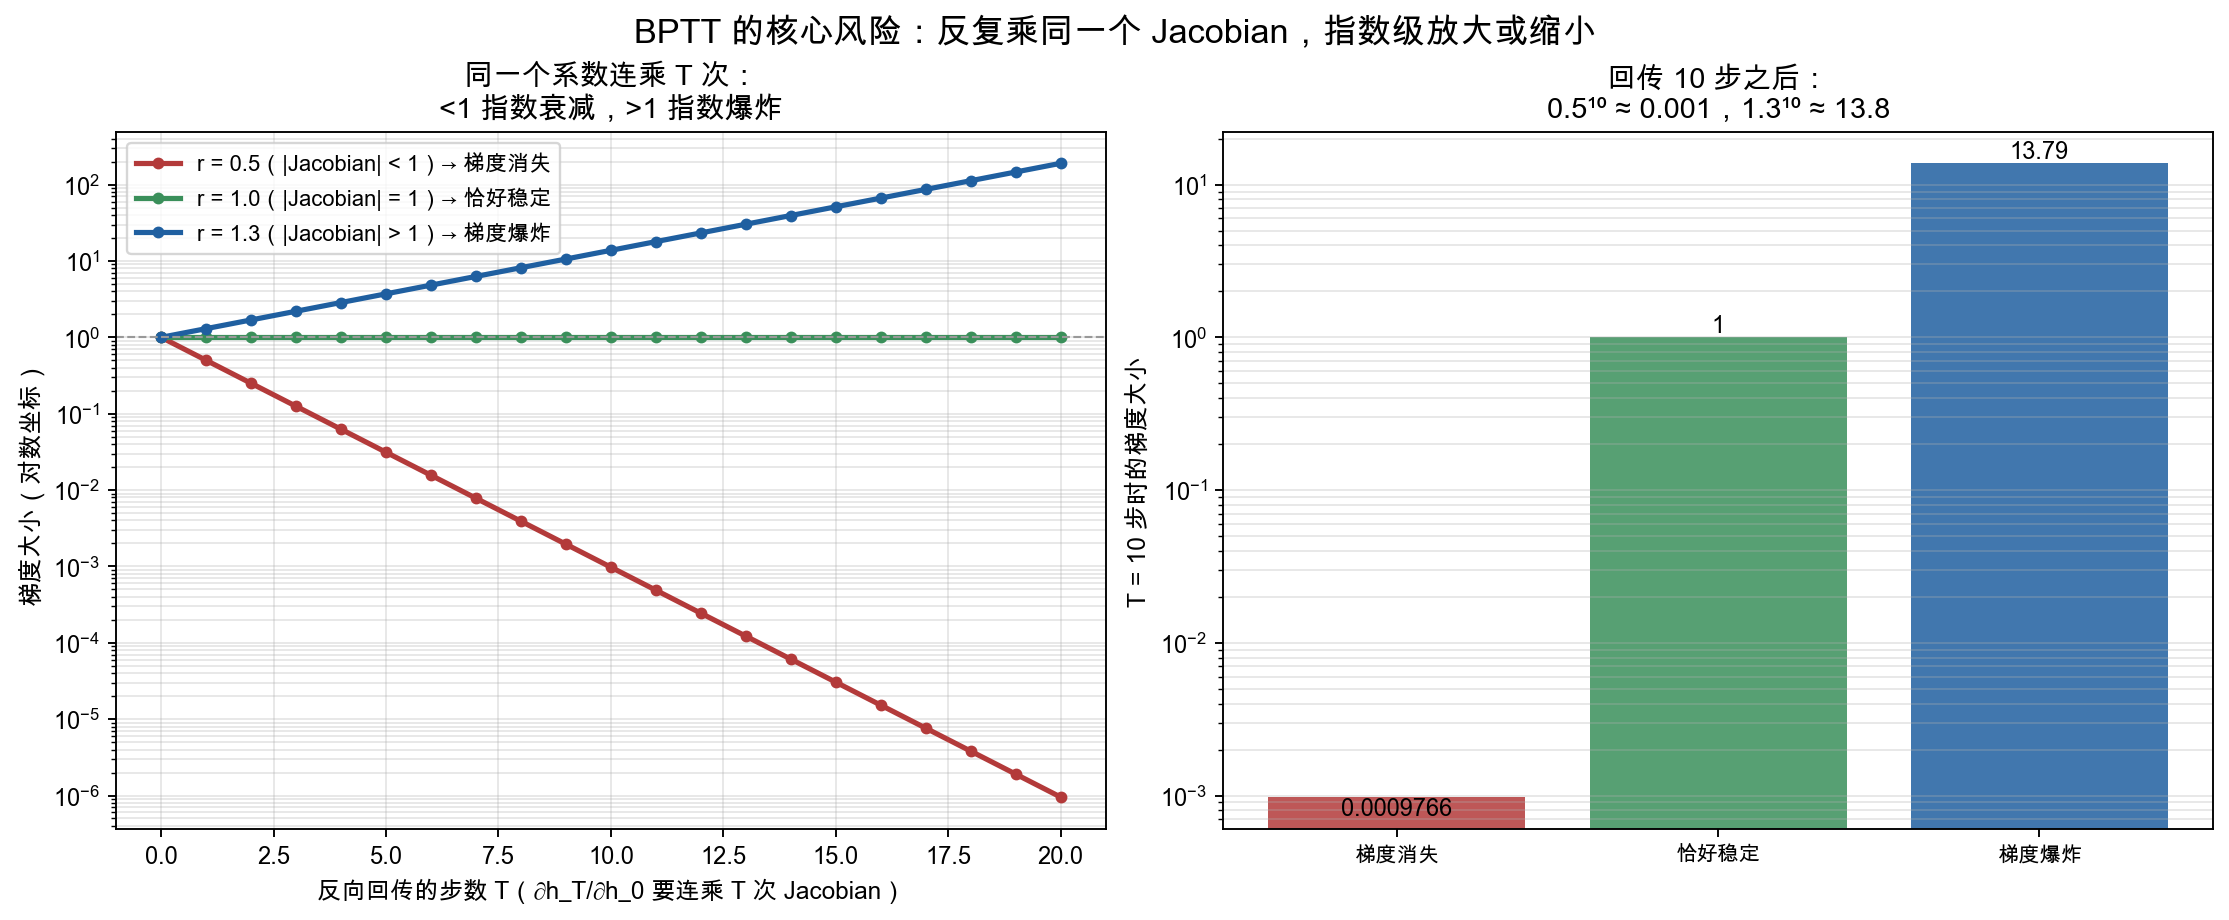

The script that saved this image:
#!/usr/bin/env python3
"""生成第9章 BPTT 梯度消失/爆炸一节的数值曲线图：
重复乘同一个 Jacobian（这里简化为标量系数 r）时，梯度大小随回传步数 T 呈指数变化。
"""
from pathlib import Path

import matplotlib
matplotlib.use("Agg")
import matplotlib.font_manager as fm
import matplotlib.pyplot as plt
import numpy as np

FONT_CANDIDATES = [
    "PingFang SC", "Microsoft YaHei", "Noto Sans CJK SC",
    "WenQuanYi Micro Hei", "Source Han Sans SC", "Arial Unicode MS",
]
available = {font.name for font in fm.fontManager.ttflist}
font = next((name for name in FONT_CANDIDATES if name in available), "DejaVu Sans")
plt.rcParams.update({"font.family": font, "axes.unicode_minus": False})

T = np.arange(0, 21)
cases = [
    (0.5, "#B33A3A", "r = 0.5（|Jacobian| < 1）→ 梯度消失", "vanishing"),
    (1.0, "#3A8F5A", "r = 1.0（|Jacobian| = 1）→ 恰好稳定", "stable"),
    (1.3, "#1F5FA0", "r = 1.3（|Jacobian| > 1）→ 梯度爆炸", "exploding"),
]

fig, (ax_log, ax_bar) = plt.subplots(1, 2, figsize=(13, 5.3), dpi=170, constrained_layout=True)

for r, color, label, _ in cases:
    grad = r ** T
    ax_log.plot(T, grad, marker="o", markersize=4, color=color, linewidth=2.2, label=label)
ax_log.set_yscale("log")
ax_log.axhline(1, color="#999999", linestyle="--", linewidth=0.9)
ax_log.set_xlabel("反向回传的步数 T（∂h_T/∂h_0 要连乘 T 次 Jacobian）", fontsize=10.3)
ax_log.set_ylabel("梯度大小（对数坐标）", fontsize=10.5)
ax_log.set_title("同一个系数连乘 T 次：\n<1 指数衰减，>1 指数爆炸", fontsize=12.3, weight="bold")
ax_log.legend(loc="upper left", fontsize=9.3)
ax_log.grid(alpha=0.3, which="both")

# 右图：T=10 时三种情况的具体数值对比（线性柱状图，直观看差距有多夸张）
labels = [c[2].split("→")[1].strip() for c in cases]
values_at_10 = [r ** 10 for r, *_ in cases]
colors = [c[1] for c in cases]
bars = ax_bar.bar(labels, values_at_10, color=colors, alpha=0.85)
ax_bar.set_yscale("log")
for bar, v in zip(bars, values_at_10):
    ax_bar.text(bar.get_x() + bar.get_width() / 2, v, f"{v:.4g}", ha="center",
                va="bottom" if v >= 1 else "top", fontsize=10, weight="bold")
ax_bar.set_ylabel("T = 10 步时的梯度大小", fontsize=10.5)
ax_bar.set_title("回传 10 步之后：\n0.5¹⁰ ≈ 0.001，1.3¹⁰ ≈ 13.8", fontsize=12.3, weight="bold")
ax_bar.tick_params(axis="x", labelsize=9)
ax_bar.grid(axis="y", alpha=0.3, which="both")

fig.suptitle("BPTT 的核心风险：反复乘同一个 Jacobian，指数级放大或缩小", fontsize=14.5, weight="bold")
output = Path(__file__).resolve().parent / "bptt_gradient_scaling.png"
fig.savefig(output, bbox_inches="tight")
print(f"saved to {output}")
